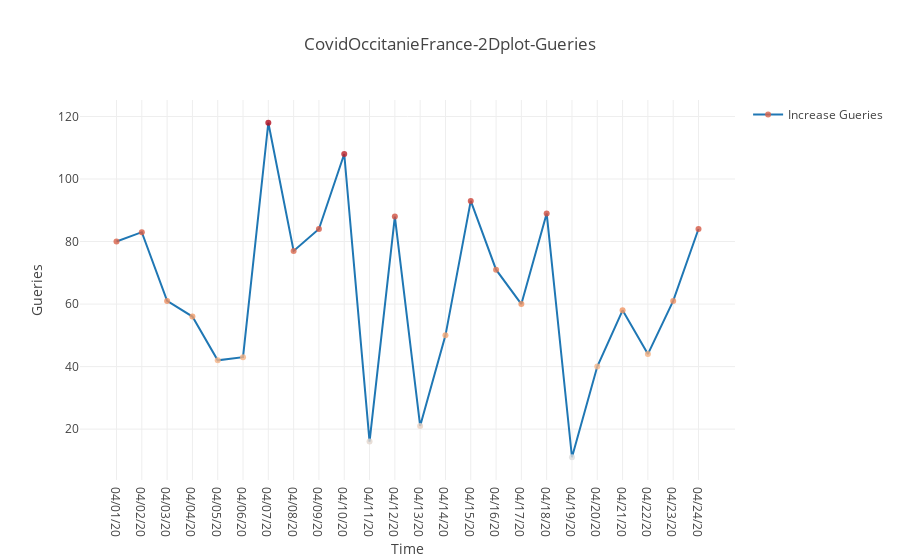

The notebook cell this image was saved under:
### Code cell
trace_guerie, a2 = create_2d_plot(plot_df=df, x_name="Date", y_name="Increase Gueries")

data = [trace_guerie]

layout = go.Layout(
    title=f"CovidOccitanieFrance-2Dplot-Gueries",
    xaxis=dict(title="Time"),
    yaxis=dict(title="Gueries"),
    showlegend=True,
) 
fig = go.Figure(data=data, layout=layout)
    
iplot(fig, filename="covid19-Occitanie")

### Figure 1 — Plotly figure (JSON) as saved in the notebook; plotly's stock layout.template omitted (floating-point values rounded to 4 significant figures)
{"data": [{"marker": {"color": [80, 83, 61, 56, 42, 43, 118, 77, 84, 108, 16, 88, 21, 50, 93, 71, 60, 89, 11, 40, 58, 44, 61, 84], "opacity": 0.8, "size": 6}, "mode": "lines+markers", "name": "Increase Gueries", "type": "scatter", "uid": "aca55557-dbfa-4633-98c9-b66914e75ce0", "x": ["04/01/20", "04/02/20", "04/03/20", "04/04/20", "04/05/20", "04/06/20", "04/07/20", "04/08/20", "04/09/20", "04/10/20", "04/11/20", "04/12/20", "04/13/20", "04/14/20", "04/15/20", "04/16/20", "04/17/20", "04/18/20", "04/19/20", "04/20/20", "04/21/20", "04/22/20", "04/23/20", "04/24/20"], "y": [80, 83, 61, 56, 42, 43, 118, 77, 84, 108, 16, 88, 21, 50, 93, 71, 60, 89, 11, 40, 58, 44, 61, 84]}], "layout": {"showlegend": true, "title": {"text": "CovidOccitanieFrance-2Dplot-Gueries"}, "xaxis": {"title": {"text": "Time"}}, "yaxis": {"title": {"text": "Gueries"}}}}
